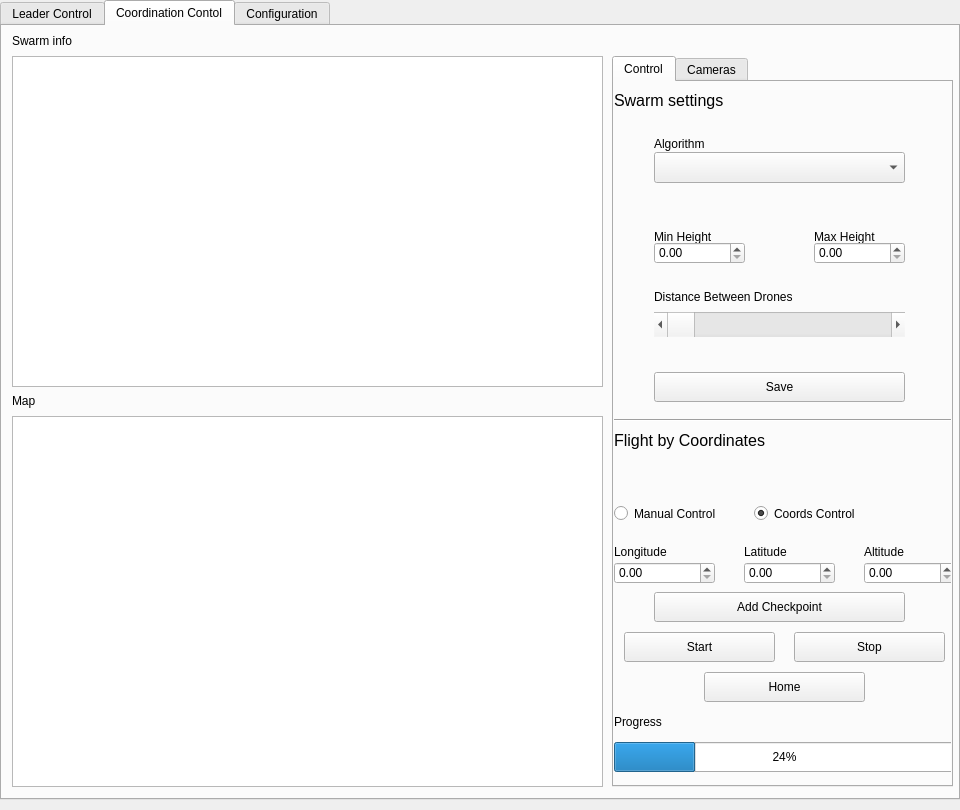
<?xml version="1.0" encoding="UTF-8"?>
<ui version="4.0">
 <class>MainWindow</class>
 <widget class="QWidget" name="MainWindow">
  <property name="geometry">
   <rect>
    <x>0</x>
    <y>0</y>
    <width>960</width>
    <height>810</height>
   </rect>
  </property>
  <property name="windowTitle">
   <string>UAV GUI</string>
  </property>
  <widget class="QWidget" name="centralwidget" native="true">
   <property name="geometry">
    <rect>
     <x>0</x>
     <y>0</y>
     <width>960</width>
     <height>800</height>
    </rect>
   </property>
   <widget class="QTabWidget" name="tabWidget">
    <property name="geometry">
     <rect>
      <x>0</x>
      <y>0</y>
      <width>960</width>
      <height>800</height>
     </rect>
    </property>
    <property name="currentIndex">
     <number>1</number>
    </property>
    <widget class="QWidget" name="leaderTab">
     <attribute name="title">
      <string>Leader Control</string>
     </attribute>
     <widget class="QPushButton" name="rotLeftButton">
      <property name="geometry">
       <rect>
        <x>420</x>
        <y>400</y>
        <width>71</width>
        <height>50</height>
       </rect>
      </property>
      <property name="text">
       <string>Rot L</string>
      </property>
     </widget>
     <widget class="QPushButton" name="forwardButton">
      <property name="geometry">
       <rect>
        <x>490</x>
        <y>350</y>
        <width>100</width>
        <height>50</height>
       </rect>
      </property>
      <property name="text">
       <string>Forward</string>
      </property>
     </widget>
     <widget class="QLabel" name="velocityLabel">
      <property name="geometry">
       <rect>
        <x>420</x>
        <y>690</y>
        <width>67</width>
        <height>21</height>
       </rect>
      </property>
      <property name="text">
       <string>Velocity</string>
      </property>
     </widget>
     <widget class="QPushButton" name="rotRightButton">
      <property name="geometry">
       <rect>
        <x>590</x>
        <y>400</y>
        <width>71</width>
        <height>50</height>
       </rect>
      </property>
      <property name="text">
       <string>Rot R</string>
      </property>
     </widget>
     <widget class="QPushButton" name="upButton">
      <property name="geometry">
       <rect>
        <x>760</x>
        <y>350</y>
        <width>101</width>
        <height>51</height>
       </rect>
      </property>
      <property name="text">
       <string>Up</string>
      </property>
     </widget>
     <widget class="QPushButton" name="backwardButton">
      <property name="geometry">
       <rect>
        <x>490</x>
        <y>450</y>
        <width>100</width>
        <height>50</height>
       </rect>
      </property>
      <property name="text">
       <string>Backward</string>
      </property>
     </widget>
     <widget class="QWidget" name="forwardCameraLayoutWidget">
      <property name="geometry">
       <rect>
        <x>70</x>
        <y>30</y>
        <width>331</width>
        <height>271</height>
       </rect>
      </property>
      <layout class="QHBoxLayout" name="forwardCameraLayout" stretch="0">
       <item>
        <widget class="rqt_uav_gui_cpp::RatioLayoutedFrame" name="forwardCameraFrame_4">
         <property name="sizePolicy">
          <sizepolicy hsizetype="Expanding" vsizetype="Expanding">
           <horstretch>0</horstretch>
           <verstretch>0</verstretch>
          </sizepolicy>
         </property>
         <property name="minimumSize">
          <size>
           <width>80</width>
           <height>80</height>
          </size>
         </property>
         <property name="contextMenuPolicy">
          <enum>Qt::ActionsContextMenu</enum>
         </property>
         <property name="lineWidth">
          <number>1</number>
         </property>
        </widget>
       </item>
      </layout>
     </widget>
     <widget class="QWidget" name="downCameraLayoutWidget">
      <property name="geometry">
       <rect>
        <x>510</x>
        <y>30</y>
        <width>331</width>
        <height>271</height>
       </rect>
      </property>
      <layout class="QHBoxLayout" name="downCameraLayout" stretch="0">
       <item>
        <widget class="rqt_uav_gui_cpp::RatioLayoutedFrame" name="downCameraFrame_4">
         <property name="sizePolicy">
          <sizepolicy hsizetype="Expanding" vsizetype="Expanding">
           <horstretch>0</horstretch>
           <verstretch>0</verstretch>
          </sizepolicy>
         </property>
         <property name="minimumSize">
          <size>
           <width>80</width>
           <height>80</height>
          </size>
         </property>
         <property name="contextMenuPolicy">
          <enum>Qt::ActionsContextMenu</enum>
         </property>
         <property name="lineWidth">
          <number>1</number>
         </property>
        </widget>
       </item>
      </layout>
     </widget>
     <widget class="QPushButton" name="yawLeftButton">
      <property name="geometry">
       <rect>
        <x>690</x>
        <y>400</y>
        <width>71</width>
        <height>51</height>
       </rect>
      </property>
      <property name="text">
       <string>Yaw L</string>
      </property>
     </widget>
     <widget class="QScrollBar" name="velocityScrollBar">
      <property name="geometry">
       <rect>
        <x>420</x>
        <y>720</y>
        <width>311</width>
        <height>20</height>
       </rect>
      </property>
      <property name="orientation">
       <enum>Qt::Horizontal</enum>
      </property>
     </widget>
     <widget class="QPushButton" name="downButton">
      <property name="geometry">
       <rect>
        <x>760</x>
        <y>450</y>
        <width>101</width>
        <height>51</height>
       </rect>
      </property>
      <property name="text">
       <string>Down</string>
      </property>
     </widget>
     <widget class="QLabel" name="forwardCameraLabel">
      <property name="geometry">
       <rect>
        <x>180</x>
        <y>10</y>
        <width>120</width>
        <height>17</height>
       </rect>
      </property>
      <property name="text">
       <string>Camera Forward</string>
      </property>
     </widget>
     <widget class="QTextBrowser" name="velocityText">
      <property name="geometry">
       <rect>
        <x>470</x>
        <y>680</y>
        <width>40</width>
        <height>31</height>
       </rect>
      </property>
     </widget>
     <widget class="QLabel" name="downCameraLabel">
      <property name="geometry">
       <rect>
        <x>630</x>
        <y>10</y>
        <width>120</width>
        <height>17</height>
       </rect>
      </property>
      <property name="text">
       <string>Camera Down</string>
      </property>
     </widget>
     <widget class="QPushButton" name="yawRightButton">
      <property name="geometry">
       <rect>
        <x>860</x>
        <y>400</y>
        <width>71</width>
        <height>51</height>
       </rect>
      </property>
      <property name="text">
       <string>Yaw R</string>
      </property>
     </widget>
     <widget class="QPushButton" name="endButton">
      <property name="geometry">
       <rect>
        <x>810</x>
        <y>609</y>
        <width>120</width>
        <height>51</height>
       </rect>
      </property>
      <property name="text">
       <string>Home</string>
      </property>
     </widget>
     <widget class="QTextBrowser" name="heightText">
      <property name="geometry">
       <rect>
        <x>590</x>
        <y>620</y>
        <width>71</width>
        <height>31</height>
       </rect>
      </property>
     </widget>
     <widget class="QLabel" name="heightLabel">
      <property name="geometry">
       <rect>
        <x>600</x>
        <y>600</y>
        <width>41</width>
        <height>20</height>
       </rect>
      </property>
      <property name="text">
       <string>Height</string>
      </property>
     </widget>
     <widget class="QTextBrowser" name="batteryText">
      <property name="geometry">
       <rect>
        <x>690</x>
        <y>620</y>
        <width>70</width>
        <height>30</height>
       </rect>
      </property>
     </widget>
     <widget class="QLabel" name="batteryLabel">
      <property name="geometry">
       <rect>
        <x>700</x>
        <y>600</y>
        <width>51</width>
        <height>17</height>
       </rect>
      </property>
      <property name="text">
       <string>Battery</string>
      </property>
     </widget>
     <widget class="QRadioButton" name="manualControlButton">
      <property name="geometry">
       <rect>
        <x>70</x>
        <y>720</y>
        <width>131</width>
        <height>23</height>
       </rect>
      </property>
      <property name="text">
       <string>Coordinate control</string>
      </property>
      <property name="checked">
       <bool>false</bool>
      </property>
     </widget>
     <widget class="QPushButton" name="armButton">
      <property name="geometry">
       <rect>
        <x>560</x>
        <y>520</y>
        <width>100</width>
        <height>50</height>
       </rect>
      </property>
      <property name="text">
       <string>Arm</string>
      </property>
     </widget>
     <widget class="QPushButton" name="offboardOnButton">
      <property name="geometry">
       <rect>
        <x>690</x>
        <y>520</y>
        <width>100</width>
        <height>50</height>
       </rect>
      </property>
      <property name="text">
       <string>Offboard on</string>
      </property>
     </widget>
     <widget class="QComboBox" name="leaderBox">
      <property name="geometry">
       <rect>
        <x>70</x>
        <y>660</y>
        <width>201</width>
        <height>22</height>
       </rect>
      </property>
     </widget>
     <widget class="QLabel" name="leaderLabel">
      <property name="geometry">
       <rect>
        <x>70</x>
        <y>640</y>
        <width>310</width>
        <height>21</height>
       </rect>
      </property>
      <property name="text">
       <string>Current Leader</string>
      </property>
     </widget>
     <widget class="QRadioButton" name="manualControlButton_5">
      <property name="geometry">
       <rect>
        <x>70</x>
        <y>690</y>
        <width>131</width>
        <height>23</height>
       </rect>
      </property>
      <property name="text">
       <string>Manual control</string>
      </property>
      <property name="checked">
       <bool>true</bool>
      </property>
     </widget>
     <widget class="QGraphicsView" name="graphicsView">
      <property name="geometry">
       <rect>
        <x>70</x>
        <y>340</y>
        <width>331</width>
        <height>291</height>
       </rect>
      </property>
     </widget>
     <widget class="QLabel" name="forwardCameraLabel_3">
      <property name="geometry">
       <rect>
        <x>220</x>
        <y>320</y>
        <width>31</width>
        <height>17</height>
       </rect>
      </property>
      <property name="text">
       <string>Map</string>
      </property>
     </widget>
    </widget>
    <widget class="QWidget" name="swarmTab">
     <attribute name="title">
      <string>Coordination Contol</string>
     </attribute>
     <widget class="QTableWidget" name="tableWidget">
      <property name="geometry">
       <rect>
        <x>10</x>
        <y>30</y>
        <width>591</width>
        <height>331</height>
       </rect>
      </property>
     </widget>
     <widget class="QGraphicsView" name="map_3">
      <property name="geometry">
       <rect>
        <x>10</x>
        <y>390</y>
        <width>591</width>
        <height>371</height>
       </rect>
      </property>
     </widget>
     <widget class="QLabel" name="minHeightLabel_3">
      <property name="geometry">
       <rect>
        <x>10</x>
        <y>0</y>
        <width>251</width>
        <height>30</height>
       </rect>
      </property>
      <property name="text">
       <string>Swarm info</string>
      </property>
     </widget>
     <widget class="QLabel" name="minHeightLabel_4">
      <property name="geometry">
       <rect>
        <x>10</x>
        <y>360</y>
        <width>251</width>
        <height>30</height>
       </rect>
      </property>
      <property name="text">
       <string>Map</string>
      </property>
     </widget>
     <widget class="QTabWidget" name="tabWidget_2">
      <property name="geometry">
       <rect>
        <x>610</x>
        <y>30</y>
        <width>341</width>
        <height>731</height>
       </rect>
      </property>
      <property name="currentIndex">
       <number>0</number>
      </property>
      <widget class="QWidget" name="tab">
       <attribute name="title">
        <string>Control</string>
       </attribute>
       <widget class="QLabel" name="minHeightLabel">
        <property name="geometry">
         <rect>
          <x>40</x>
          <y>140</y>
          <width>81</width>
          <height>30</height>
         </rect>
        </property>
        <property name="text">
         <string>Min Height</string>
        </property>
       </widget>
       <widget class="QLabel" name="maxHeightLabel">
        <property name="geometry">
         <rect>
          <x>200</x>
          <y>140</y>
          <width>71</width>
          <height>30</height>
         </rect>
        </property>
        <property name="text">
         <string>Max Height</string>
        </property>
       </widget>
       <widget class="QScrollBar" name="distanceScrollBar">
        <property name="geometry">
         <rect>
          <x>40</x>
          <y>230</y>
          <width>251</width>
          <height>25</height>
         </rect>
        </property>
        <property name="orientation">
         <enum>Qt::Horizontal</enum>
        </property>
       </widget>
       <widget class="QLabel" name="distanceLabel">
        <property name="geometry">
         <rect>
          <x>40</x>
          <y>200</y>
          <width>161</width>
          <height>30</height>
         </rect>
        </property>
        <property name="text">
         <string>Distance Between Drones</string>
        </property>
       </widget>
       <widget class="QComboBox" name="algorithmBox">
        <property name="geometry">
         <rect>
          <x>40</x>
          <y>70</y>
          <width>251</width>
          <height>31</height>
         </rect>
        </property>
       </widget>
       <widget class="QLabel" name="algorithmLabel">
        <property name="geometry">
         <rect>
          <x>40</x>
          <y>50</y>
          <width>251</width>
          <height>23</height>
         </rect>
        </property>
        <property name="text">
         <string>Algorithm</string>
        </property>
       </widget>
       <widget class="QPushButton" name="startButton_3">
        <property name="geometry">
         <rect>
          <x>10</x>
          <y>550</y>
          <width>151</width>
          <height>30</height>
         </rect>
        </property>
        <property name="text">
         <string>Start</string>
        </property>
       </widget>
       <widget class="QPushButton" name="stopButton_3">
        <property name="geometry">
         <rect>
          <x>180</x>
          <y>550</y>
          <width>151</width>
          <height>30</height>
         </rect>
        </property>
        <property name="text">
         <string>Stop</string>
        </property>
       </widget>
       <widget class="QPushButton" name="homeButton_3">
        <property name="geometry">
         <rect>
          <x>90</x>
          <y>590</y>
          <width>161</width>
          <height>30</height>
         </rect>
        </property>
        <property name="text">
         <string>Home</string>
        </property>
       </widget>
       <widget class="QDoubleSpinBox" name="longitudeBox_3">
        <property name="geometry">
         <rect>
          <x>0</x>
          <y>480</y>
          <width>101</width>
          <height>22</height>
         </rect>
        </property>
       </widget>
       <widget class="QLabel" name="longitudeLabel_3">
        <property name="geometry">
         <rect>
          <x>0</x>
          <y>460</y>
          <width>71</width>
          <height>20</height>
         </rect>
        </property>
        <property name="text">
         <string>Longitude</string>
        </property>
       </widget>
       <widget class="QLabel" name="latitudeLabel_3">
        <property name="geometry">
         <rect>
          <x>130</x>
          <y>460</y>
          <width>71</width>
          <height>20</height>
         </rect>
        </property>
        <property name="text">
         <string>Latitude</string>
        </property>
       </widget>
       <widget class="QDoubleSpinBox" name="latitudeBox_3">
        <property name="geometry">
         <rect>
          <x>130</x>
          <y>480</y>
          <width>91</width>
          <height>22</height>
         </rect>
        </property>
       </widget>
       <widget class="QPushButton" name="addButton_3">
        <property name="geometry">
         <rect>
          <x>40</x>
          <y>510</y>
          <width>251</width>
          <height>30</height>
         </rect>
        </property>
        <property name="text">
         <string>Add Checkpoint</string>
        </property>
       </widget>
       <widget class="QDoubleSpinBox" name="altitudeBox_3">
        <property name="geometry">
         <rect>
          <x>250</x>
          <y>480</y>
          <width>91</width>
          <height>22</height>
         </rect>
        </property>
       </widget>
       <widget class="QLabel" name="altitudeLabel_3">
        <property name="geometry">
         <rect>
          <x>250</x>
          <y>460</y>
          <width>71</width>
          <height>20</height>
         </rect>
        </property>
        <property name="text">
         <string>Altitude</string>
        </property>
       </widget>
       <widget class="QProgressBar" name="progressBar_4">
        <property name="geometry">
         <rect>
          <x>0</x>
          <y>660</y>
          <width>341</width>
          <height>30</height>
         </rect>
        </property>
        <property name="value">
         <number>24</number>
        </property>
       </widget>
       <widget class="QLabel" name="progressLabel_4">
        <property name="geometry">
         <rect>
          <x>0</x>
          <y>630</y>
          <width>250</width>
          <height>20</height>
         </rect>
        </property>
        <property name="text">
         <string>Progress</string>
        </property>
       </widget>
       <widget class="QRadioButton" name="manualControlButton_9">
        <property name="enabled">
         <bool>true</bool>
        </property>
        <property name="geometry">
         <rect>
          <x>0</x>
          <y>420</y>
          <width>121</width>
          <height>23</height>
         </rect>
        </property>
        <property name="autoFillBackground">
         <bool>false</bool>
        </property>
        <property name="text">
         <string>Manual Control</string>
        </property>
        <property name="checked">
         <bool>false</bool>
        </property>
       </widget>
       <widget class="QRadioButton" name="manualControlButton_10">
        <property name="geometry">
         <rect>
          <x>140</x>
          <y>420</y>
          <width>121</width>
          <height>23</height>
         </rect>
        </property>
        <property name="autoFillBackground">
         <bool>false</bool>
        </property>
        <property name="text">
         <string>Coords Control</string>
        </property>
        <property name="checked">
         <bool>true</bool>
        </property>
       </widget>
       <widget class="QLabel" name="label">
        <property name="geometry">
         <rect>
          <x>0</x>
          <y>10</y>
          <width>121</width>
          <height>17</height>
         </rect>
        </property>
        <property name="font">
         <font>
          <pointsize>12</pointsize>
         </font>
        </property>
        <property name="text">
         <string>Swarm settings</string>
        </property>
       </widget>
       <widget class="Line" name="line">
        <property name="geometry">
         <rect>
          <x>0</x>
          <y>330</y>
          <width>341</width>
          <height>16</height>
         </rect>
        </property>
        <property name="orientation">
         <enum>Qt::Horizontal</enum>
        </property>
       </widget>
       <widget class="QLabel" name="label_2">
        <property name="geometry">
         <rect>
          <x>0</x>
          <y>350</y>
          <width>171</width>
          <height>17</height>
         </rect>
        </property>
        <property name="font">
         <font>
          <pointsize>12</pointsize>
         </font>
        </property>
        <property name="text">
         <string>Flight by Coordinates</string>
        </property>
       </widget>
       <widget class="QDoubleSpinBox" name="longitudeBox_6">
        <property name="geometry">
         <rect>
          <x>40</x>
          <y>160</y>
          <width>91</width>
          <height>22</height>
         </rect>
        </property>
       </widget>
       <widget class="QDoubleSpinBox" name="latitudeBox_6">
        <property name="geometry">
         <rect>
          <x>200</x>
          <y>160</y>
          <width>91</width>
          <height>22</height>
         </rect>
        </property>
       </widget>
       <widget class="QPushButton" name="addButton_6">
        <property name="geometry">
         <rect>
          <x>40</x>
          <y>290</y>
          <width>251</width>
          <height>30</height>
         </rect>
        </property>
        <property name="text">
         <string>Save</string>
        </property>
       </widget>
      </widget>
      <widget class="QWidget" name="tab_2">
       <attribute name="title">
        <string>Cameras</string>
       </attribute>
       <widget class="QWidget" name="forwardCameraLayoutWidget_4">
        <property name="geometry">
         <rect>
          <x>0</x>
          <y>40</y>
          <width>331</width>
          <height>271</height>
         </rect>
        </property>
        <layout class="QHBoxLayout" name="forwardCameraLayout_4">
         <item>
          <widget class="rqt_uav_gui_cpp::RatioLayoutedFrame" name="forwardCameraFrame_2">
           <property name="sizePolicy">
            <sizepolicy hsizetype="Expanding" vsizetype="Expanding">
             <horstretch>0</horstretch>
             <verstretch>0</verstretch>
            </sizepolicy>
           </property>
           <property name="minimumSize">
            <size>
             <width>80</width>
             <height>80</height>
            </size>
           </property>
           <property name="contextMenuPolicy">
            <enum>Qt::ActionsContextMenu</enum>
           </property>
           <property name="lineWidth">
            <number>1</number>
           </property>
          </widget>
         </item>
        </layout>
       </widget>
       <widget class="QLabel" name="forwardCameraLabel_6">
        <property name="geometry">
         <rect>
          <x>110</x>
          <y>20</y>
          <width>120</width>
          <height>17</height>
         </rect>
        </property>
        <property name="text">
         <string>Camera Forward</string>
        </property>
       </widget>
       <widget class="QWidget" name="downCameraLayoutWidget_4">
        <property name="geometry">
         <rect>
          <x>0</x>
          <y>340</y>
          <width>331</width>
          <height>271</height>
         </rect>
        </property>
        <layout class="QHBoxLayout" name="downCameraLayout_4">
         <item>
          <widget class="rqt_uav_gui_cpp::RatioLayoutedFrame" name="downCameraFrame">
           <property name="sizePolicy">
            <sizepolicy hsizetype="Expanding" vsizetype="Expanding">
             <horstretch>0</horstretch>
             <verstretch>0</verstretch>
            </sizepolicy>
           </property>
           <property name="minimumSize">
            <size>
             <width>80</width>
             <height>80</height>
            </size>
           </property>
           <property name="contextMenuPolicy">
            <enum>Qt::ActionsContextMenu</enum>
           </property>
           <property name="lineWidth">
            <number>1</number>
           </property>
          </widget>
         </item>
        </layout>
       </widget>
       <widget class="QLabel" name="downCameraLabel_4">
        <property name="geometry">
         <rect>
          <x>110</x>
          <y>320</y>
          <width>120</width>
          <height>17</height>
         </rect>
        </property>
        <property name="text">
         <string>Camera Down</string>
        </property>
       </widget>
       <widget class="QComboBox" name="leaderBox_2">
        <property name="geometry">
         <rect>
          <x>0</x>
          <y>650</y>
          <width>201</width>
          <height>22</height>
         </rect>
        </property>
       </widget>
       <widget class="QLabel" name="downCameraLabel_5">
        <property name="geometry">
         <rect>
          <x>0</x>
          <y>630</y>
          <width>120</width>
          <height>17</height>
         </rect>
        </property>
        <property name="text">
         <string>Select camera</string>
        </property>
       </widget>
      </widget>
     </widget>
    </widget>
    <widget class="QWidget" name="tab_3">
     <attribute name="title">
      <string>Configuration</string>
     </attribute>
     <widget class="QFrame" name="frame">
      <property name="geometry">
       <rect>
        <x>20</x>
        <y>30</y>
        <width>911</width>
        <height>501</height>
       </rect>
      </property>
      <property name="frameShape">
       <enum>QFrame::StyledPanel</enum>
      </property>
      <property name="frameShadow">
       <enum>QFrame::Raised</enum>
      </property>
     </widget>
     <widget class="QLabel" name="algorithmLabel_2">
      <property name="geometry">
       <rect>
        <x>20</x>
        <y>0</y>
        <width>251</width>
        <height>23</height>
       </rect>
      </property>
      <property name="text">
       <string/>
      </property>
     </widget>
     <widget class="QLabel" name="algorithmLabel_3">
      <property name="geometry">
       <rect>
        <x>20</x>
        <y>10</y>
        <width>251</width>
        <height>23</height>
       </rect>
      </property>
      <property name="text">
       <string>Formation preview</string>
      </property>
     </widget>
     <widget class="QComboBox" name="algorithmBox_2">
      <property name="geometry">
       <rect>
        <x>130</x>
        <y>590</y>
        <width>251</width>
        <height>31</height>
       </rect>
      </property>
     </widget>
     <widget class="QLabel" name="algorithmLabel_4">
      <property name="geometry">
       <rect>
        <x>130</x>
        <y>560</y>
        <width>251</width>
        <height>23</height>
       </rect>
      </property>
      <property name="text">
       <string>Select formation</string>
      </property>
     </widget>
     <widget class="QPushButton" name="addButton_7">
      <property name="geometry">
       <rect>
        <x>640</x>
        <y>590</y>
        <width>171</width>
        <height>51</height>
       </rect>
      </property>
      <property name="text">
       <string>Set</string>
      </property>
     </widget>
     <widget class="QPushButton" name="rotLeftButton_3">
      <property name="geometry">
       <rect>
        <x>420</x>
        <y>590</y>
        <width>71</width>
        <height>50</height>
       </rect>
      </property>
      <property name="text">
       <string>+45°</string>
      </property>
     </widget>
     <widget class="QPushButton" name="rotLeftButton_4">
      <property name="geometry">
       <rect>
        <x>510</x>
        <y>590</y>
        <width>71</width>
        <height>50</height>
       </rect>
      </property>
      <property name="text">
       <string>-45°</string>
      </property>
     </widget>
    </widget>
   </widget>
  </widget>
 </widget>
 <customwidgets>
  <customwidget>
   <class>rqt_uav_gui_cpp::RatioLayoutedFrame</class>
   <extends>QFrame</extends>
   <header>rqt_uav_gui_cpp/rlf.h</header>
   <container>1</container>
  </customwidget>
 </customwidgets>
 <resources/>
 <connections/>
</ui>
